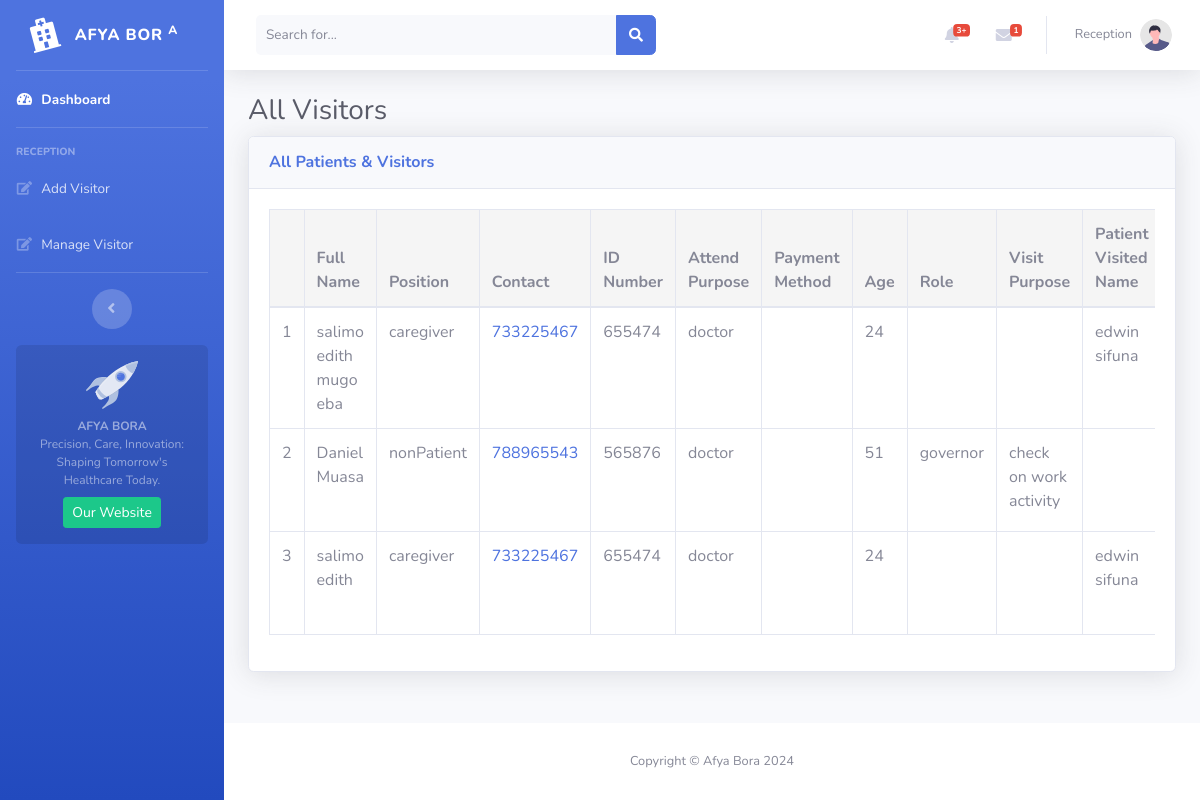
Before: /reception/allpatientsvisitors.php with the older database file.
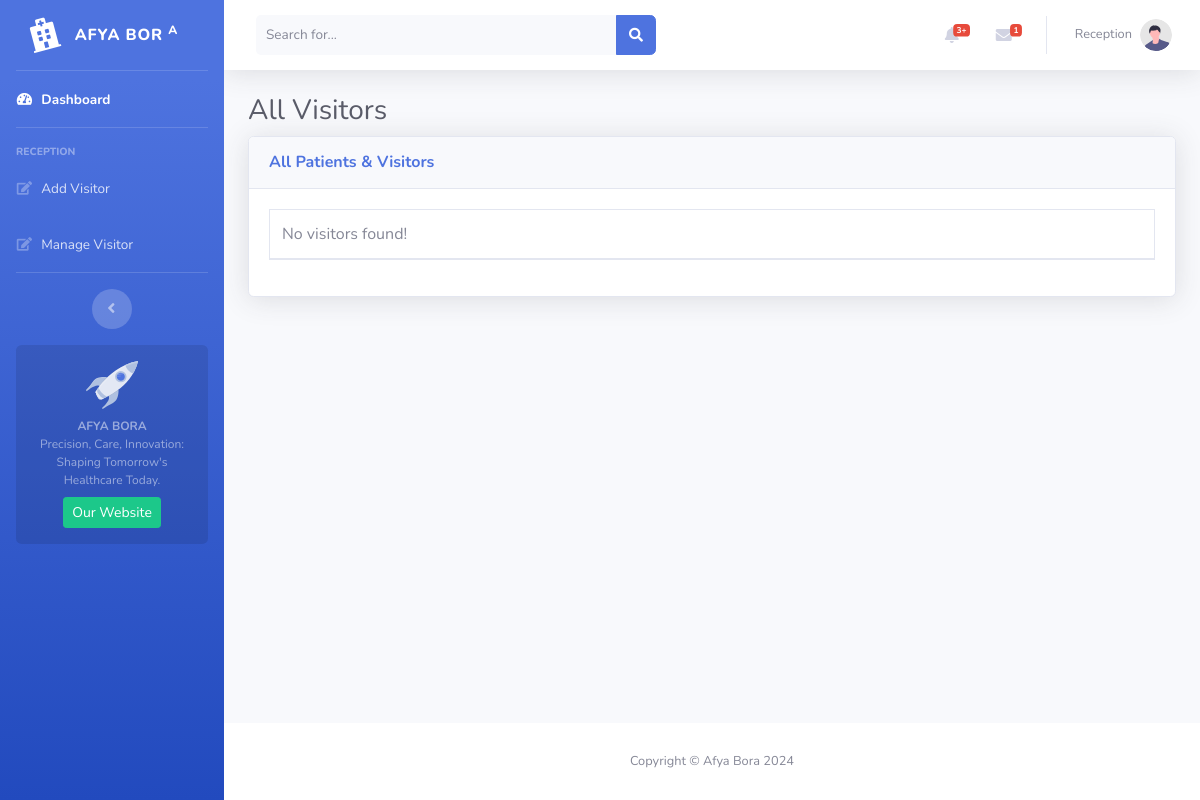
After: the same page with the newer database file.
### tables this page shows
CREATE TABLE `visitors` (
  `id` int NOT NULL,
  `fullname` varchar(255) NOT NULL,
  `position` varchar(255) NOT NULL,
  `contact` int NOT NULL,
  `idNumber` int NOT NULL,
  `attendPurpose` varchar(255) NOT NULL,
  `paymentMethod` varchar(255) NOT NULL,
  `age` int NOT NULL,
  `role` text NOT NULL,
  `visitPurpose` text NOT NULL,
  `patientVisitedName` text NOT NULL,
  `relationship` text NOT NULL,
  `timeIn` timestamp NULL DEFAULT CURRENT_TIMESTAMP,
  `timeOut` timestamp NOT NULL,
  `doctor` tinyint(1) NOT NULL DEFAULT '0',
  `lab` tinyint(1) NOT NULL DEFAULT '0',
  `imaging` tinyint(1) NOT NULL DEFAULT '0',
  `counseller` tinyint(1) NOT NULL DEFAULT '0',
  `admit` tinyint(1) NOT NULL DEFAULT '0',
  `doctor_report` varchar(255) DEFAULT NULL,
  `lab_report` varchar(255) DEFAULT NULL,
  `imaging_report` varchar(255) DEFAULT NULL,
  `counselling_report` varchar(255) DEFAULT NULL,
  `pharmacy_report` varchar(255) DEFAULT NULL,
  `cashier_report` varchar(255) DEFAULT NULL,
  `ward_report` varchar(255) DEFAULT NULL
);

### reception/allpatientsvisitors.php (the view, shortened to what this page needs)
<!DOCTYPE html>
<html lang="en">
<head>
    <link href="../vendor/fontawesome-free/css/all.min.css" rel="stylesheet" type="text/css">
    <link href="../css/sb-admin-2.min.css" rel="stylesheet">
</head>
<body id="page-top">
    <div id="wrapper">
        <ul class="navbar-nav bg-gradient-primary sidebar sidebar-dark accordion" id="accordionSidebar">
            <a class="sidebar-brand d-flex align-items-center justify-content-center" href="index.html">
                <div class="sidebar-brand-icon rotate-n-15">
                    <i class="fas fa-hospital"></i>
                </div>
                <div class="sidebar-brand-text mx-3">AFYA BOR <sup>A</sup></div>
            </a>
            <hr class="sidebar-divider my-0">
            <li class="nav-item active">
                <a class="nav-link" href="index.php">
                    <i class="fas fa-fw fa-tachometer-alt"></i>
                    <span>Dashboard</span></a>
            </li>
            <hr class="sidebar-divider">
            <div class="sidebar-heading">
                Reception
            </div>
            <li class="nav-item">
                <a class="nav-link" href="addvisitor.php">
                    <i class="fas fa-edit fa-fw"></i>
                    <span>Add Visitor</span></a>
            </li>
            <li class="nav-item">
                <a class="nav-link" href="allpatientsvisitors.php">
                    <i class="fas fa-edit fa-fw"></i>
                    <span>Manage Visitor</span></a>
            </li>
            <hr class="sidebar-divider d-none d-md-block">
            <div class="text-center d-none d-md-inline">
                <button class="rounded-circle border-0" id="sidebarToggle"></button>
            </div>
            <div class="sidebar-card d-none d-lg-flex">
                <img class="sidebar-card-illustration mb-2" src="../img/undraw_rocket.svg" alt="...">
                <p class="text-center mb-2"><strong>AFYA BORA</strong> <br>Precision, Care, Innovation: Shaping Tomorrow's Healthcare Today.</p>
                <a class="btn btn-success btn-sm" href="#">Our Website</a>
            </div>
        </ul>
        <div id="content-wrapper" class="d-flex flex-column">
            <div id="content">
                <nav class="navbar navbar-expand navbar-light bg-white topbar mb-4 static-top shadow">
                    <form
                        class="d-none d-sm-inline-block form-inline mr-auto ml-md-3 my-2 my-md-0 mw-100 navbar-search">
                        <div class="input-group">
                            <input type="text" class="form-control bg-light border-0 small" placeholder="Search for..."
                                aria-label="Search" aria-describedby="basic-addon2">
                            <div class="input-group-append">
                                <button class="btn btn-primary" type="button">
                                    <i class="fas fa-search fa-sm"></i>
                                </button>
                            </div>
                        </div>
                    </form>
                    <ul class="navbar-nav ml-auto">
                        <li class="nav-item dropdown no-arrow mx-1">
                            <a class="nav-link dropdown-toggle" href="#" id="alertsDropdown" role="button"
                                data-toggle="dropdown" aria-haspopup="true" aria-expanded="false">
                                <i class="fas fa-bell fa-fw"></i>
                                <span class="badge badge-danger badge-counter">3+</span>
                            </a>
                        </li>
                        <li class="nav-item dropdown no-arrow mx-1" id="openMessagePopupBtn1">
                            <a class="nav-link dropdown-toggle" href="#" id="messagesDropdown" role="button"
                                data-toggle="dropdown" aria-haspopup="true" aria-expanded="false">
                                <i class="fas fa-envelope fa-fw"></i>
                                <span class="badge badge-danger badge-counter">1</span>
                            </a>
                        </li>
                        <li class="nav-item dropdown no-arrow">
                            <a class="nav-link dropdown-toggle" href="#" id="userDropdown" role="button"
                                data-toggle="dropdown" aria-haspopup="true" aria-expanded="false">
                                <span class="mr-2 d-none d-lg-inline text-gray-600 small">Reception</span>
                                <img class="img-profile rounded-circle"
                                    src="../img/undraw_profile.svg">
                            </a>
                        </li>
                    </ul>
                </nav>
                    <div class="container-fluid">
                        <h1 class="h3 mb-2 text-gray-800">All Visitors</h1>
                        <div class="card shadow mb-4">
                            <div class="card-header py-3">
                                <h6 class="m-0 font-weight-bold text-primary">All Patients & Visitors</h6>
                            </div>
                            <div class="card-body">
                                <div class="table-responsive">
                                    <table class="table table-bordered" id="dataTable" width="100%" cellspacing="0">
                                    <thead>
                                    <?php
require('../database/config.php');
$sql = "SELECT * FROM visitors";
$result = mysqli_query($conn, $sql);
if ($result) {
    if (mysqli_num_rows($result) > 0) {
        echo '<tr style="background-color:whitesmoke;border:2px;">
        <th></th>
        <th>Full Name</th>
        <th>Position</th>
        <th>Contact</th>
        <th>ID Number</th>
        <th>Attend Purpose</th>
        <th>Payment Method</th>
        <th>Age</th>
        <th>Role</th>
        <th>Visit Purpose</th>
        <th>Patient Visited Name</th>
        <th>Relationship</th>
        <th>TimeIn</th>
        <th>TimeOut</th>
        </tr>';
   echo "</thead>";
   echo "<tbody>";
        $count=1;
        while ($row = mysqli_fetch_assoc($result)) {
            echo "<tr>";
            echo "<form method='post' action=''>";
            echo "<td>" . $count . "</td>";
            echo "<td>" . $row['fullname'] . "</td>";
            echo "<td>" . $row['position'] . "</td>";
            echo "<td><a href='tel:" . $row['contact'] . "'>" . $row['contact'] . "</a></td>";
            echo "<td>" . $row['idNumber'] . "</td>";
            echo "<td>" . $row['attendPurpose'] . "</td>";
            echo "<td>" . $row['paymentMethod'] . "</td>";
            echo "<td>" . $row['age'] . "</td>";
            echo "<td>" . $row['role'] . "</td>";
            echo "<td>" . $row['visitPurpose'] . "</td>";
            echo "<td>" . $row['patientVisitedName'] . "</td>";
            echo "</form>";
            echo "</tr>";
            $count++;
        }
        echo"</tbody>";
        echo"</table>";
    } else {
        echo "<tr><td colspan='14'>No visitors found!</td></tr>";
    }
} else {
    die("Error: " . mysqli_error($conn));
}
?>
                                    </table>
                                </div>
                            </div>
                        </div>
                </div>
            </div>
            <footer class="sticky-footer bg-white">
                <div class="container my-auto">
                    <div class="copyright text-center my-auto">
                        <span>Copyright &copy; Afya Bora 2024</span>
                    </div>
                </div>
            </footer>
        </div>
    </div>
</body>
</html>

### reception/allpatientsvisitors.php (style rules this page uses)
select, input[type="text"], textarea { width: 100%; padding: 10px; margin-bottom: 20px; border: 1px solid #ccc; border-radius: 5px; }

Changed rows visible on the page:
removed visitors: fullname "salimo edith mugo eba", position "caregiver", contact "733225467", idNumber "655474", attendPurpose "doctor", age "24", patientVisitedName "edwin sifuna"
removed visitors: fullname "Daniel Muasa", position "nonPatient", contact "788965543", idNumber "565876", attendPurpose "doctor", age "51", role "governor", visitPurpose "check on work activity"
removed visitors: fullname "salimo edith", position "caregiver", contact "733225467", idNumber "655474", attendPurpose "doctor", age "24", patientVisitedName "edwin sifuna"
Other visible differences:
text no longer shown: "Full Name Position Contact ID Number Attend Purpose Payment Method Age Role Visit Purpose Patient Visited Name"
text now shown: "No visitors found!"
